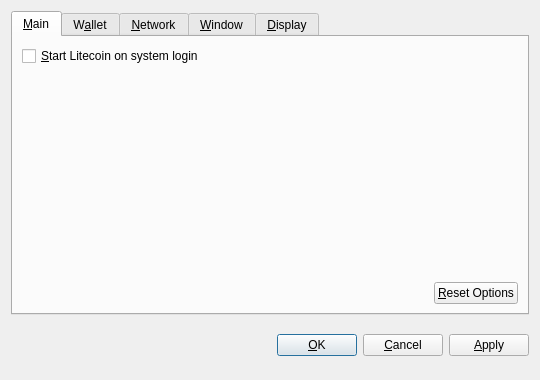
<?xml version="1.0" encoding="UTF-8"?>
<ui version="4.0">
 <class>OptionsDialog</class>
 <widget class="QDialog" name="OptionsDialog">
  <property name="geometry">
   <rect>
    <x>0</x>
    <y>0</y>
    <width>540</width>
    <height>380</height>
   </rect>
  </property>
  <property name="windowTitle">
   <string>Options</string>
  </property>
  <property name="modal">
   <bool>true</bool>
  </property>
  <layout class="QVBoxLayout" name="verticalLayout">
   <item>
    <widget class="QTabWidget" name="tabWidget">
     <property name="tabPosition">
      <enum>QTabWidget::North</enum>
     </property>
     <property name="currentIndex">
      <number>0</number>
     </property>
     <widget class="QWidget" name="tabMain">
      <attribute name="title">
       <string>&amp;Main</string>
      </attribute>
      <layout class="QVBoxLayout" name="verticalLayout_Main">
       <item>
        <widget class="QCheckBox" name="bitcoinAtStartup">
         <property name="toolTip">
          <string>Automatically start Litecoin after logging in to the system.</string>
         </property>
         <property name="text">
          <string>&amp;Start Litecoin on system login</string>
         </property>
        </widget>
       </item>
       <item>
        <spacer name="verticalSpacer_Main">
         <property name="orientation">
          <enum>Qt::Vertical</enum>
         </property>
         <property name="sizeHint" stdset="0">
          <size>
           <width>20</width>
           <height>40</height>
          </size>
         </property>
        </spacer>
       </item>
       <item>
        <layout class="QHBoxLayout" name="horizontalLayout_2_Main">
         <item>
          <spacer name="horizontalSpacer_2_Main">
           <property name="orientation">
            <enum>Qt::Horizontal</enum>
           </property>
           <property name="sizeHint" stdset="0">
            <size>
             <width>40</width>
             <height>20</height>
            </size>
           </property>
          </spacer>
         </item>
         <item>
          <widget class="QPushButton" name="resetButton">
           <property name="toolTip">
            <string>Reset all client options to default.</string>
           </property>
           <property name="text">
            <string>&amp;Reset Options</string>
           </property>
           <property name="autoDefault">
            <bool>false</bool>
           </property>
          </widget>
         </item>
        </layout>
       </item>
      </layout>
     </widget>
     <widget class="QWidget" name="tabWallet">
      <attribute name="title">
       <string>W&amp;allet</string>
      </attribute>
      <layout class="QVBoxLayout" name="verticalLayout_Network">
       <item>
        <widget class="QLabel" name="transactionFeeInfoLabel">
         <property name="text">
          <string>Optional transaction fee per kB that helps make sure your transactions are processed quickly. Most transactions are 1 kB.</string>
         </property>
         <property name="textFormat">
          <enum>Qt::PlainText</enum>
         </property>
         <property name="wordWrap">
          <bool>true</bool>
         </property>
        </widget>
       </item>
       <item>
        <layout class="QHBoxLayout" name="horizontalLayout_1_Main">
         <item>
          <widget class="QLabel" name="transactionFeeLabel">
           <property name="text">
            <string>Pay transaction &amp;fee</string>
           </property>
           <property name="textFormat">
            <enum>Qt::PlainText</enum>
           </property>
           <property name="buddy">
            <cstring>transactionFee</cstring>
           </property>
          </widget>
         </item>
         <item>
          <widget class="BitcoinAmountField" name="transactionFee"/>
         </item>
         <item>
          <spacer name="horizontalSpacer_1_Main">
           <property name="orientation">
            <enum>Qt::Horizontal</enum>
           </property>
           <property name="sizeHint" stdset="0">
            <size>
             <width>40</width>
             <height>20</height>
            </size>
           </property>
          </spacer>
         </item>
        </layout>
       </item>
       <item>
        <widget class="QLabel" name="label">
         <property name="text">
          <string>If you disable the spending of unconfirmed change, the change from a transaction cannot be used until that transaction has at least one confirmation. This also affects how your balance is computed.</string>
         </property>
         <property name="wordWrap">
          <bool>true</bool>
         </property>
        </widget>
       </item>
       <item>
        <widget class="QCheckBox" name="spendZeroConfChange">
         <property name="text">
          <string>Spend unconfirmed change  (experts only)</string>
         </property>
        </widget>
       </item>
       <item>
        <spacer name="verticalSpacer">
         <property name="orientation">
          <enum>Qt::Vertical</enum>
         </property>
         <property name="sizeHint" stdset="0">
          <size>
           <width>20</width>
           <height>40</height>
          </size>
         </property>
        </spacer>
       </item>
       
      </layout>
     </widget>
     <widget class="QWidget" name="tabNetwork">
      <attribute name="title">
       <string>&amp;Network</string>
      </attribute>
      <layout class="QVBoxLayout" name="verticalLayout_Network">
       <item>
        <widget class="QCheckBox" name="mapPortUpnp">
         <property name="toolTip">
          <string>Automatically open the Litecoin client port on the router. This only works when your router supports UPnP and it is enabled.</string>
         </property>
         <property name="text">
          <string>Map port using &amp;UPnP</string>
         </property>
        </widget>
       </item>
       <item>
        <widget class="QCheckBox" name="connectSocks">
         <property name="toolTip">
          <string>Connect to the Litecoin network through a SOCKS proxy (e.g. when connecting through Tor).</string>
         </property>
         <property name="text">
          <string>&amp;Connect through SOCKS proxy:</string>
         </property>
        </widget>
       </item>
       <item>
        <layout class="QHBoxLayout" name="horizontalLayout_Network">
         <item>
          <widget class="QLabel" name="proxyIpLabel">
           <property name="text">
            <string>Proxy &amp;IP:</string>
           </property>
           <property name="textFormat">
            <enum>Qt::PlainText</enum>
           </property>
           <property name="buddy">
            <cstring>proxyIp</cstring>
           </property>
          </widget>
         </item>
         <item>
          <widget class="QValidatedLineEdit" name="proxyIp">
           <property name="maximumSize">
            <size>
             <width>140</width>
             <height>16777215</height>
            </size>
           </property>
           <property name="toolTip">
            <string>IP address of the proxy (e.g. 127.0.0.1)</string>
           </property>
          </widget>
         </item>
         <item>
          <widget class="QLabel" name="proxyPortLabel">
           <property name="text">
            <string>&amp;Port:</string>
           </property>
           <property name="textFormat">
            <enum>Qt::PlainText</enum>
           </property>
           <property name="buddy">
            <cstring>proxyPort</cstring>
           </property>
          </widget>
         </item>
         <item>
          <widget class="QLineEdit" name="proxyPort">
           <property name="maximumSize">
            <size>
             <width>55</width>
             <height>16777215</height>
            </size>
           </property>
           <property name="toolTip">
            <string>Port of the proxy (e.g. 9050)</string>
           </property>
          </widget>
         </item>
         <item>
          <widget class="QLabel" name="socksVersionLabel">
           <property name="text">
            <string>SOCKS &amp;Version:</string>
           </property>
           <property name="textFormat">
            <enum>Qt::PlainText</enum>
           </property>
           <property name="buddy">
            <cstring>socksVersion</cstring>
           </property>
          </widget>
         </item>
         <item>
          <widget class="QValueComboBox" name="socksVersion">
           <property name="toolTip">
            <string>SOCKS version of the proxy (e.g. 5)</string>
           </property>
          </widget>
         </item>
         <item>
          <spacer name="horizontalSpacer_Network">
           <property name="orientation">
            <enum>Qt::Horizontal</enum>
           </property>
           <property name="sizeHint" stdset="0">
            <size>
             <width>40</width>
             <height>20</height>
            </size>
           </property>
          </spacer>
         </item>
        </layout>
       </item>
       <item>
        <spacer name="verticalSpacer_Network">
         <property name="orientation">
          <enum>Qt::Vertical</enum>
         </property>
         <property name="sizeHint" stdset="0">
          <size>
           <width>20</width>
           <height>40</height>
          </size>
         </property>
        </spacer>
       </item>
      </layout>
     </widget>
     <widget class="QWidget" name="tabWindow">
      <attribute name="title">
       <string>&amp;Window</string>
      </attribute>
      <layout class="QVBoxLayout" name="verticalLayout_Window">
       <item>
        <widget class="QCheckBox" name="minimizeToTray">
         <property name="toolTip">
          <string>Show only a tray icon after minimizing the window.</string>
         </property>
         <property name="text">
          <string>&amp;Minimize to the tray instead of the taskbar</string>
         </property>
        </widget>
       </item>
       <item>
        <widget class="QCheckBox" name="minimizeOnClose">
         <property name="toolTip">
          <string>Minimize instead of exit the application when the window is closed. When this option is enabled, the application will be closed only after selecting Quit in the menu.</string>
         </property>
         <property name="text">
          <string>M&amp;inimize on close</string>
         </property>
        </widget>
       </item>
       <item>
        <spacer name="verticalSpacer_Window">
         <property name="orientation">
          <enum>Qt::Vertical</enum>
         </property>
         <property name="sizeHint" stdset="0">
          <size>
           <width>20</width>
           <height>40</height>
          </size>
         </property>
        </spacer>
       </item>
      </layout>
     </widget>
     <widget class="QWidget" name="tabDisplay">
      <attribute name="title">
       <string>&amp;Display</string>
      </attribute>
      <layout class="QVBoxLayout" name="verticalLayout_Display">
       <item>
        <layout class="QHBoxLayout" name="horizontalLayout_1_Display">
         <item>
          <widget class="QLabel" name="langLabel">
           <property name="text">
            <string>User Interface &amp;language:</string>
           </property>
           <property name="textFormat">
            <enum>Qt::PlainText</enum>
           </property>
           <property name="buddy">
            <cstring>lang</cstring>
           </property>
          </widget>
         </item>
         <item>
          <widget class="QValueComboBox" name="lang">
           <property name="toolTip">
            <string>The user interface language can be set here. This setting will take effect after restarting Litecoin.</string>
           </property>
          </widget>
         </item>
        </layout>
       </item>
       <item>
        <layout class="QHBoxLayout" name="horizontalLayout_2_Display">
         <item>
          <widget class="QLabel" name="unitLabel">
           <property name="text">
            <string>&amp;Unit to show amounts in:</string>
           </property>
           <property name="textFormat">
            <enum>Qt::PlainText</enum>
           </property>
           <property name="buddy">
            <cstring>unit</cstring>
           </property>
          </widget>
         </item>
         <item>
          <widget class="QValueComboBox" name="unit">
           <property name="toolTip">
            <string>Choose the default subdivision unit to show in the interface and when sending coins.</string>
           </property>
          </widget>
         </item>
        </layout>
       </item>
       <item>
        <widget class="QCheckBox" name="displayAddresses">
         <property name="toolTip">
          <string>Whether to show Litecoin addresses in the transaction list or not.</string>
         </property>
         <property name="text">
          <string>&amp;Display addresses in transaction list</string>
         </property>
        </widget>
       </item>
       <item>
        <widget class="QCheckBox" name="coinControlFeatures">
         <property name="toolTip">
          <string>Whether to show coin control features or not.</string>
         </property>
         <property name="text">
          <string>Display coin &amp;control features (experts only!)</string>
         </property>
        </widget>
       </item>
       <item>
        <spacer name="verticalSpacer_Display">
         <property name="orientation">
          <enum>Qt::Vertical</enum>
         </property>
         <property name="sizeHint" stdset="0">
          <size>
           <width>20</width>
           <height>40</height>
          </size>
         </property>
        </spacer>
       </item>
      </layout>
     </widget>
    </widget>
   </item>
   <item>
    <layout class="QHBoxLayout" name="horizontalLayout_Buttons">
     <item>
      <spacer name="horizontalSpacer_1">
       <property name="orientation">
        <enum>Qt::Horizontal</enum>
       </property>
       <property name="sizeHint" stdset="0">
        <size>
         <width>40</width>
         <height>48</height>
        </size>
       </property>
      </spacer>
     </item>
     <item>
      <widget class="QLabel" name="statusLabel">
       <property name="font">
        <font>
         <weight>75</weight>
         <bold>true</bold>
        </font>
       </property>
       <property name="text">
        <string/>
       </property>
       <property name="textFormat">
        <enum>Qt::PlainText</enum>
       </property>
       <property name="wordWrap">
        <bool>true</bool>
       </property>
      </widget>
     </item>
     <item>
      <spacer name="horizontalSpacer_2">
       <property name="orientation">
        <enum>Qt::Horizontal</enum>
       </property>
       <property name="sizeHint" stdset="0">
        <size>
         <width>40</width>
         <height>48</height>
        </size>
       </property>
      </spacer>
     </item>
     <item>
      <widget class="QPushButton" name="okButton">
       <property name="text">
        <string>&amp;OK</string>
       </property>
      </widget>
     </item>
     <item>
      <widget class="QPushButton" name="cancelButton">
       <property name="text">
        <string>&amp;Cancel</string>
       </property>
       <property name="autoDefault">
        <bool>false</bool>
       </property>
      </widget>
     </item>
     <item>
      <widget class="QPushButton" name="applyButton">
       <property name="text">
        <string>&amp;Apply</string>
       </property>
       <property name="autoDefault">
        <bool>false</bool>
       </property>
      </widget>
     </item>
    </layout>
   </item>
  </layout>
 </widget>
 <customwidgets>
  <customwidget>
   <class>BitcoinAmountField</class>
   <extends>QSpinBox</extends>
   <header>bitcoinamountfield.h</header>
  </customwidget>
  <customwidget>
   <class>QValueComboBox</class>
   <extends>QComboBox</extends>
   <header>qvaluecombobox.h</header>
  </customwidget>
  <customwidget>
   <class>QValidatedLineEdit</class>
   <extends>QLineEdit</extends>
   <header>qvalidatedlineedit.h</header>
  </customwidget>
 </customwidgets>
 <resources/>
 <connections/>
</ui>
